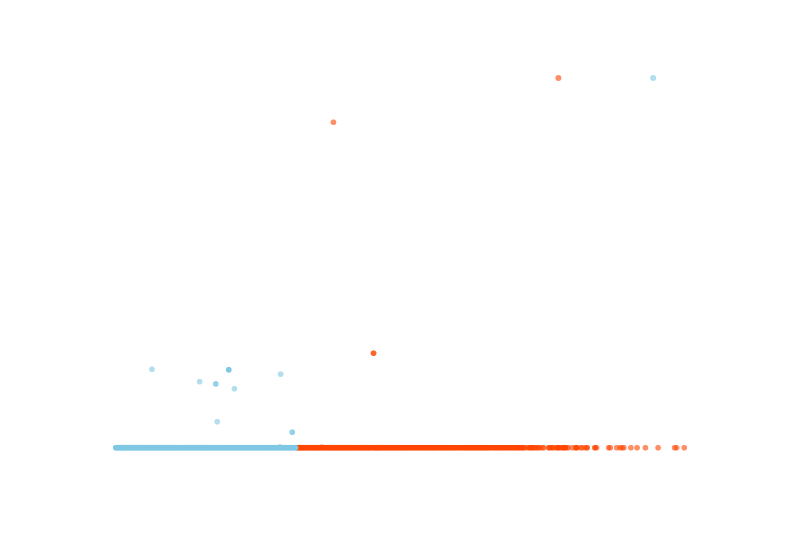

This figure's notebook cell:
### Markdown cell above
## 5. Visualizations

### 5.1 User Anomaly Scatter — IF Score vs LOF Score

### Code cell
df_plot = user_scores.copy()
df_plot['label'] = df_plot['iso_forest_label'].map({-1: 'Anomaly', 1: 'Normal'})

fig = px.scatter(
    df_plot.head(5000),
    x='iso_forest_score', y='lof_score',
    color='label', opacity=0.6,
    color_discrete_map={'Anomaly': '#FF4500', 'Normal': '#7EC8E3'},
    title='User Anomaly: Isolation Forest Score vs LOF Score',
    labels={
        'iso_forest_score': 'Isolation Forest Score (cao = bất thường hơn)',
        'lof_score':        'LOF Score (cao = bất thường hơn)',
    },
)
fig.update_layout(
    width=800, height=550,
    paper_bgcolor='rgba(0,0,0,0)',
    plot_bgcolor='rgba(0,0,0,0)',
    font=dict(family='Inter, sans-serif', size=12, color='white'),
    legend=dict(orientation='h', yanchor='bottom', y=1.02, xanchor='right', x=1),
)
fig.write_html(os.path.join(FIGURES_OUT, 'user_anomaly_scatter.html'))
fig.show()
print('Saved user_anomaly_scatter.html')

### Figure 1 — Plotly figure (JSON) as saved in the notebook; plotly's stock layout.template omitted (floating-point values rounded to 4 significant figures; data arrays with more than 128 entries replaced by an {"elided": "..."} marker saying what was removed)
{"data": [{"hovertemplate": "label=Anomaly<br>Isolation Forest Score (cao = bất thường hơn)=%{x}<br>LOF Score (cao = bất thường hơn)=%{y}<extra></extra>", "legendgroup": "Anomaly", "marker": {"color": "#FF4500", "opacity": 0.6, "symbol": "circle"}, "mode": "markers", "name": "Anomaly", "showlegend": true, "type": "scattergl", "x": {"elided": "1500 float values"}, "xaxis": "x", "y": {"elided": "1500 float values"}, "yaxis": "y"}, {"hovertemplate": "label=Normal<br>Isolation Forest Score (cao = bất thường hơn)=%{x}<br>LOF Score (cao = bất thường hơn)=%{y}<extra></extra>", "legendgroup": "Normal", "marker": {"color": "#7EC8E3", "opacity": 0.6, "symbol": "circle"}, "mode": "markers", "name": "Normal", "showlegend": true, "type": "scattergl", "x": {"elided": "3500 float values"}, "xaxis": "x", "y": {"elided": "3500 float values"}, "yaxis": "y"}], "layout": {"font": {"color": "white", "family": "Inter, sans-serif", "size": 12}, "height": 550, "legend": {"orientation": "h", "title": {"text": "label"}, "tracegroupgap": 0, "x": 1, "xanchor": "right", "y": 1.02, "yanchor": "bottom"}, "paper_bgcolor": "rgba(0,0,0,0)", "plot_bgcolor": "rgba(0,0,0,0)", "title": {"text": "User Anomaly: Isolation Forest Score vs LOF Score"}, "width": 800, "xaxis": {"anchor": "y", "domain": [0, 1], "title": {"text": "Isolation Forest Score (cao = bất thường hơn)"}}, "yaxis": {"anchor": "x", "domain": [0, 1], "title": {"text": "LOF Score (cao = bất thường hơn)"}}}}
